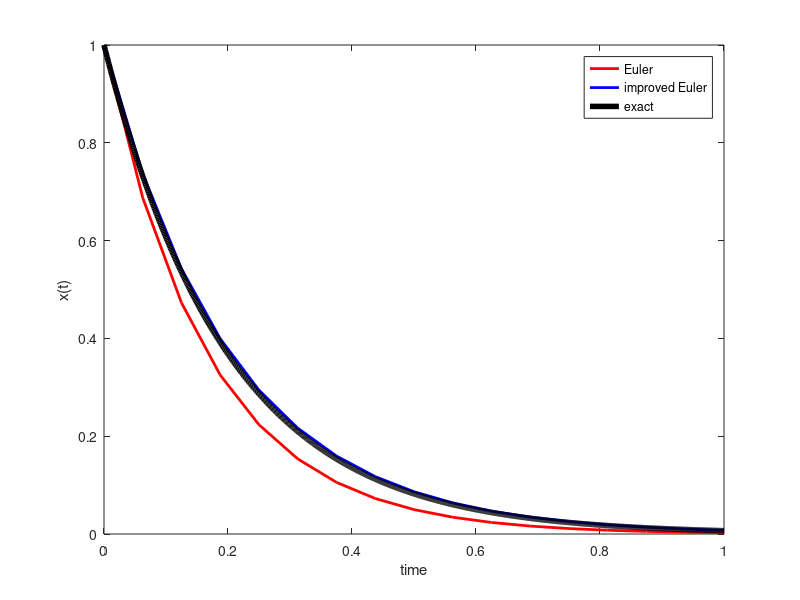

This figure's MATLAB source:
clear all

a = @(x,t) -5*x;
Xe = @(x0,t) x0*exp(-5*t);

tic

n = 16;
t0 = 0.; T = 1.;
x0 = 1.;

te = linspace(0,T-t0,1000);
X = Xe(x0,te);
y = X(end);

dt = (T-t0)/n;
x = x0*ones(1,n+1);
xt = x0*ones(1,n+1);
t = t0*ones(1,n+1);

for i = 2:n+1
    x(i) = x(i-1) + a(x(i-1),t(i-1))*dt;
    t(i) = t(i-1) + dt;
    xt(i) = xt(i-1) + 0.5*( a(xt(i-1),t(i-1)) + ...
            a(xt(i-1) + a(xt(i-1),t(i-1))*dt) )*dt;
end

eps = abs(y - x(end));
eps2 = abs(y - xt(end));

fprintf('Global discretization error\n');
fprintf('Euler : %-8.6f #### improved Euler : %-8.6f\n',eps,eps2);

toc

plot(t,x,'linewidth',2,'-r');hold on;
plot(t,xt,'linewidth',2,'-b');
plot(te,X,'linewidth',4,'-k');hold off;
legend('Euler','improved Euler','exact');
xlabel('time');ylabel('x(t)');
